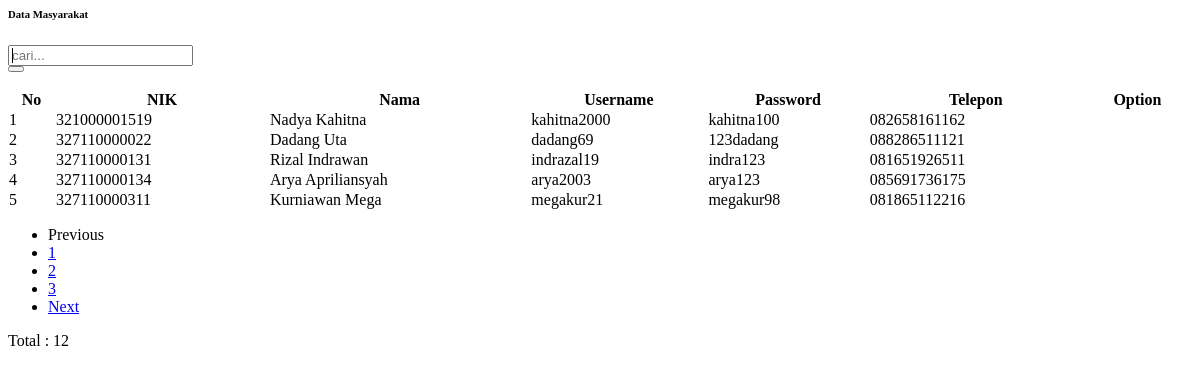
Before: /admin/dashboard/a_masyarakat.php with the older database file.
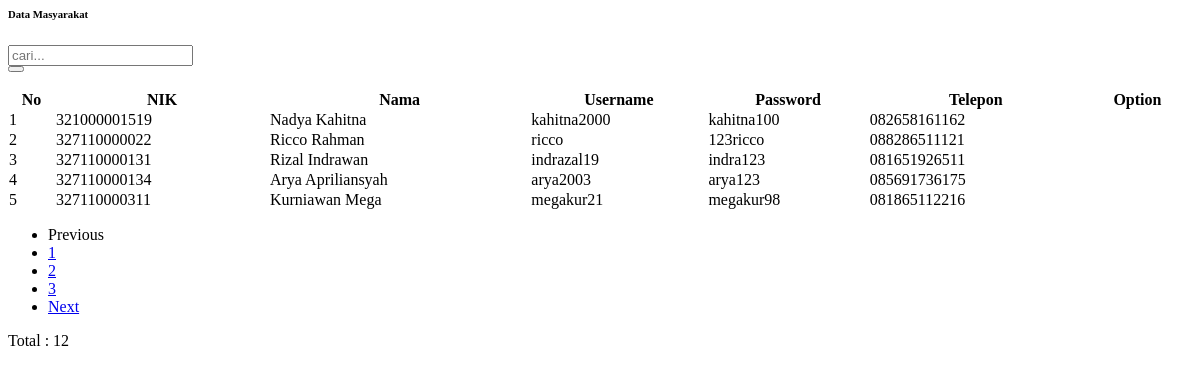
After: the same page with the newer database file.
### tables this page shows
CREATE TABLE IF NOT EXISTS `masyarakat` (
  `nik` varchar(16) NOT NULL,
  `nama` varchar(35) NOT NULL,
  `username` varchar(25) NOT NULL,
  `password` varchar(32) NOT NULL,
  `telp` varchar(13) NOT NULL,
  PRIMARY KEY (`nik`)
);

### admin/dashboard/a_masyarakat.php (the view, shortened to what this page needs)
<?php include_once "../../config/koneksi.php";
  if (isset($_POST['cari'])){
    $cari = $_POST['keyword'];
    $_SESSION['cari'] = $cari;
  }else {
    $cari = isset($_SESSION['cari']);
  }
  $ambilData = mysqli_query($conn, "SELECT * FROM masyarakat");
  $batas = 5;
  $total = mysqli_num_rows($ambilData);
  $jumlahPagination = ceil($total / $batas);
  $halaman = isset($_GET['halaman'])?(int)$_GET['halaman'] : 1;
  $halamanAwal = ($halaman * $batas) - $batas ;
  $previous = $halaman - 1;
  $next = $halaman + 1;
  if($cari == ""){
  $dataPerhalaman = mysqli_query($conn, "SELECT * FROM masyarakat LIMIT $halamanAwal, $batas ");
  }else{
  $dataPerhalaman = mysqli_query($conn, "SELECT * FROM masyarakat WHERE nama LIKE '%$cari%' OR username LIKE '%$cari%' OR nik LIKE '%$cari%' LIMIT $halamanAwal, $batas ");
  }
?>
  <div class="card shadow">
            <div class="card-header py-3">
              <h6 class="m-0 h3 font-weight-bold text-primary text-center">Data Masyarakat</h6>
            </div>
            <div class="card-body">
              <div class="table-responsive">
                <table class="table table-bordered" id="dataTable" width="100%" cellspacing="0">
                  <form method="post" action="?p=data_masyarakat">
                  <div class="input-group">
                    <input type="text" class="border-0 bg-light inpt" name="keyword" placeholder="cari..." autofocus>
                    <div class="input-group-append">
                      <button class="btn btn-light" type="submit" name="cari">
                      </button>
                    </div>
                  </div>
                </form>
                <br>
                  <thead>
                    <tr>
                      <th>No</th>
                      <th>NIK</th>
                      <th>Nama</th>
                      <th>Username</th>
                      <th>Password</th>
                      <th>Telepon</th>
                      <th class="text-center">Option</th>
                    </tr>
                  </thead>
                  <?php
                  $no = $halamanAwal + 1;
                  while ($data = mysqli_fetch_array($dataPerhalaman)){
                  ?>
                  <tbody>
                    <tr>
                      <td><?php echo $no++; ?></td>
                      <td><?php echo $data['nik']; ?></td>
                      <td><?php echo $data['nama']; ?></td>
                      <td><?php echo $data['username']; ?></td>
                      <td><?php echo $data['password']; ?></td>
                      <td><?php echo $data['telp']; ?></td>
                      <td class="text-center">
                      </td>
                    </tr>
                  </tbody>
                  <?php } ?>
                </table>
                  <ul class="pagination justify-content-center">
                    <li class="page-item">
                      <a class="page-link" <?php if($halaman > 1){ echo "href='?p=data_masyarakat&halaman=$previous'"; } ?>>Previous</a>
                    </li>
                    <?php
                    for($x=1;$x<=$jumlahPagination;$x++){
                      ?>
                      <li class="page-item"><a class="page-link" href="?p=data_masyarakat&halaman=<?php echo $x ?>"><?php echo $x; ?></a></li>
                      <?php
                    }
                    ?>
                    <li class="page-item">
                      <a  class="page-link" <?php if($halaman < $jumlahPagination) { echo "href='?p=data_masyarakat&halaman=$next'"; } ?>>Next</a>
                    </li>
                  </ul>
                <div class="h5">
                  <span class="text-dark">Total : <?php echo $total; ?></span>
                </div>
              </div>
            </div>
          </div>

Changed rows visible on the page:
changed masyarakat id 327110000022: nama "Dadang Uta" → "Ricco Rahman"; username "dadang69" → "ricco"; password "123dadang" → "123ricco"
